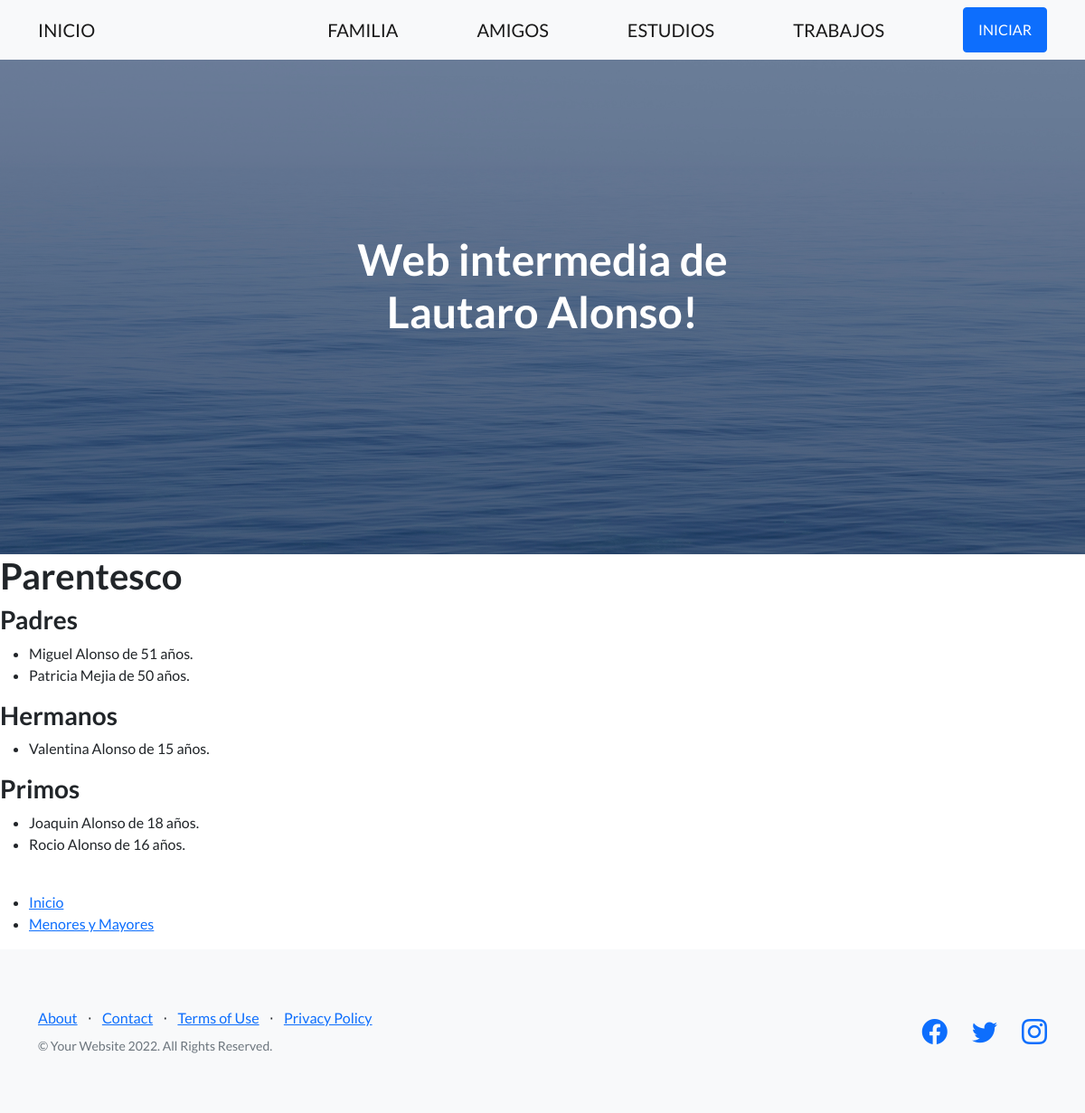
Page /app-familia/familia/parentesco/ on the earlier database version.
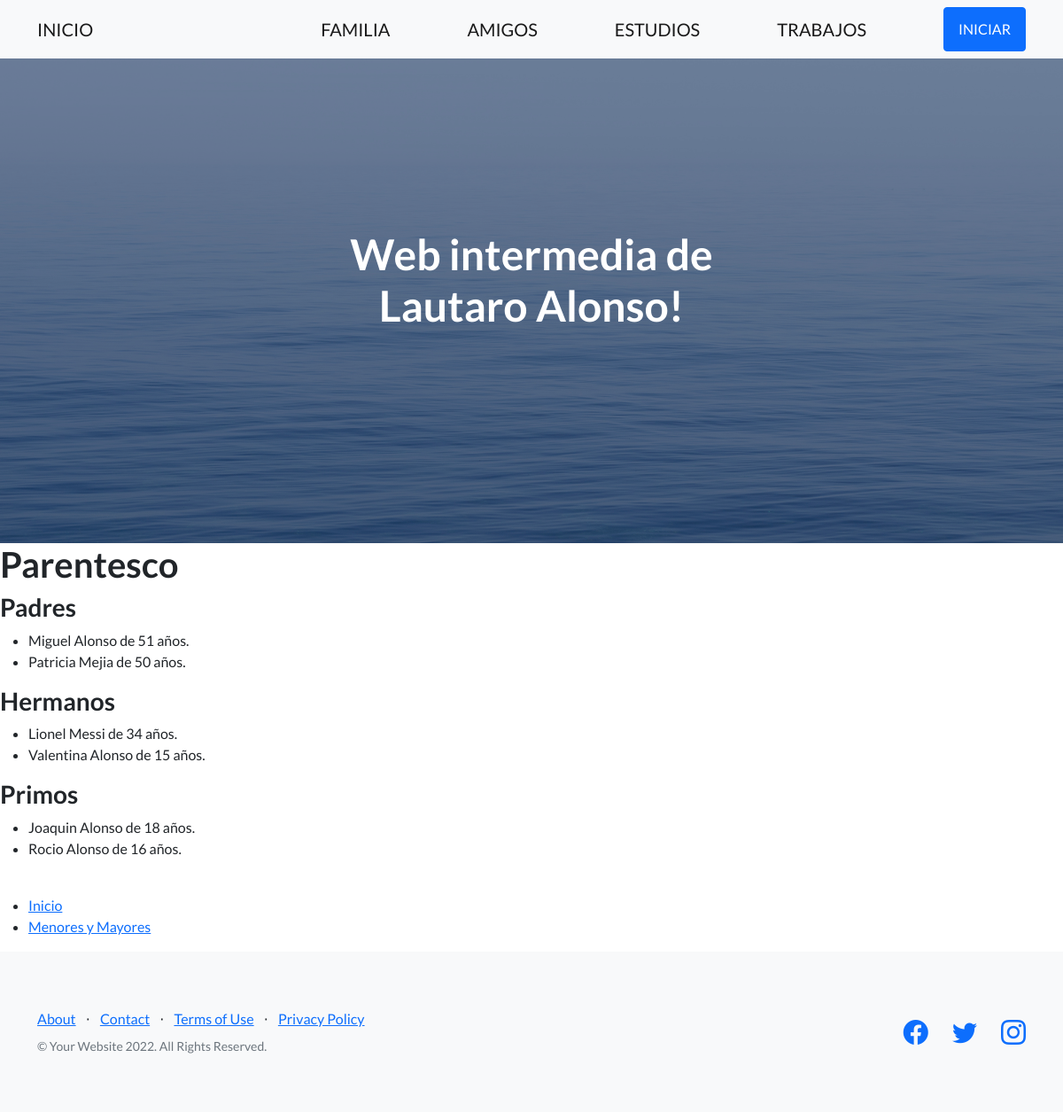
Same page on the later database version.
### app_Familia/models.py (models this page shows, shortened)
class Familiar(models.Model):
    nombre = models.CharField(max_length=50)
    apellido = models.CharField(max_length=50)
    edad = models.IntegerField()
    parentesco = models.CharField(max_length=50)
    class Meta():
        verbose_name = 'family'
        verbose_name_plural = 'My familys'
        ordering = ('nombre', '-edad')
        unique_together = ('nombre', 'apellido')

### app_Familia/views.py (the view)
# urls.py: path('familia/parentesco/', VistaParentesco, name='Parentesco'),
def VistaParentesco(self):
    plantilla = loader.get_template("parentesco.html")
    documento = plantilla.render({"familia": Familiar.objects.all()})
    return HttpResponse(documento)

### app_Familia/templates/parentesco.html
{% extends 'padre.html' %}
{% block bloqueQueCambia %}
    <h1>Parentesco</h1>
    <h3>Padres</h3>
    <ul>
        {% for familiar in familia %}
            {% if familiar.parentesco == "Padre" or familiar.parentesco == "Madre" %}
            <li>{{familiar.nombre}} {{familiar.apellido}} de {{familiar.edad}} años.</li>
            {% endif %}
        {% endfor %}
    </ul>
    <h3>Hermanos</h3>
    <ul>
        {% for familiar in familia %}
            {% if familiar.parentesco == "Hermano" or familiar.parentesco == "Hermana" %}
            <li>{{familiar.nombre}} {{familiar.apellido}} de {{familiar.edad}} años.</li>
            {% endif %}
        {% endfor %}
    </ul>
    <h3>Primos</h3>
    <ul>
        {% for familiar in familia %}
            {% if familiar.parentesco == "Primo" or familiar.parentesco == "Prima" %}
            <li>{{familiar.nombre}} {{familiar.apellido}} de {{familiar.edad}} años.</li>
            {% endif %}
        {% endfor %}
    </ul>
    <br>
    <ul>
        <li>
            <a href="{% url 'Familia' %}">Inicio</a>
        </li>
        <li>
            <a href="{% url 'Menor-y-mayor' %}">Menores y Mayores</a>
        </li>
    </ul>
{% endblock bloqueQueCambia %}

Differences in the rows shown:
added Familiar: nombre "Lionel", apellido "Messi", edad "34", shown under "Hermanos"
